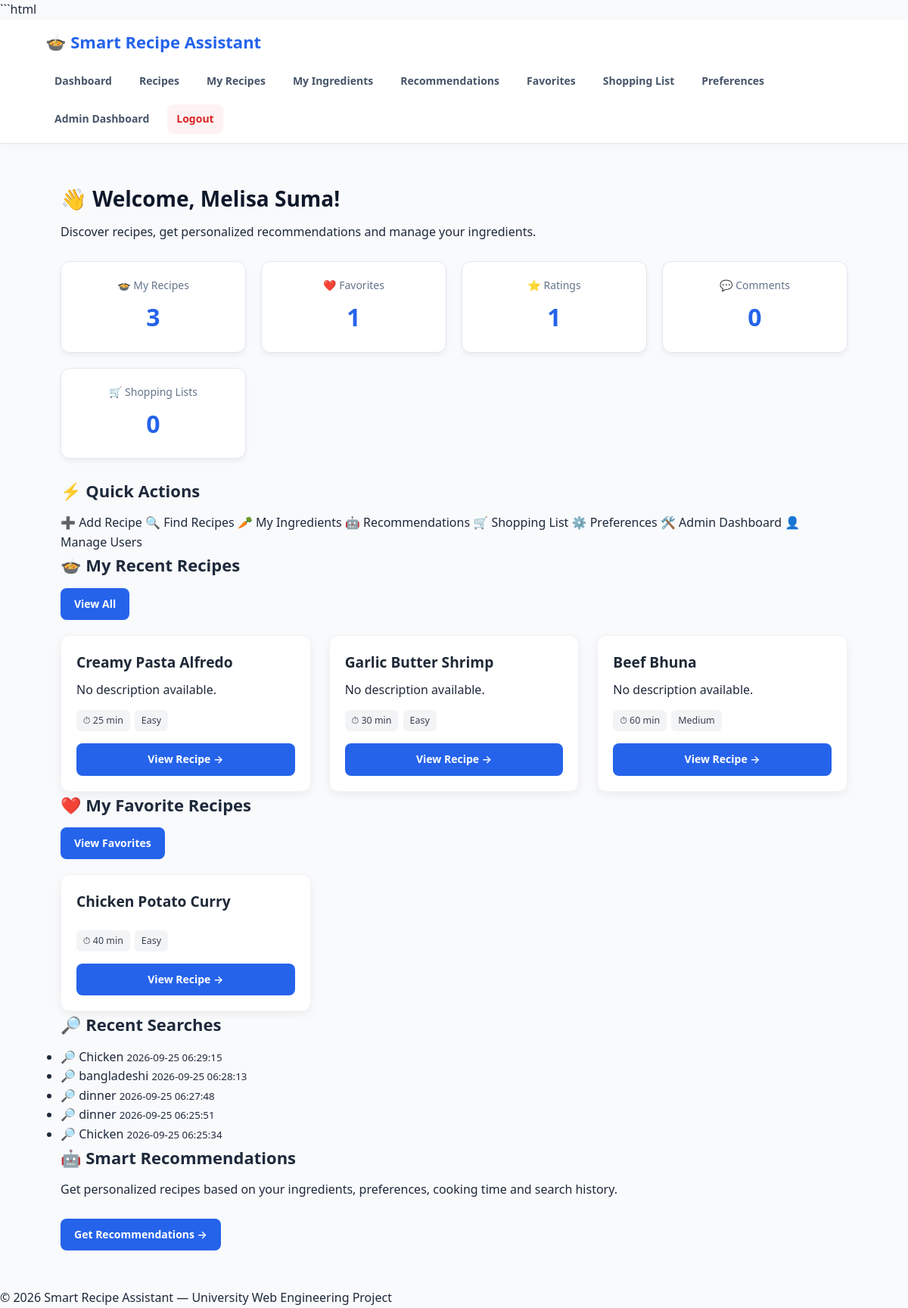
The app's page /dashboard (signed in) with its own data.
### tables this page shows
CREATE TABLE Recipes (
    RecipeID INTEGER PRIMARY KEY AUTOINCREMENT,
    UserID INTEGER NOT NULL,
    MealTypeID INTEGER NOT NULL,
    CuisineID INTEGER NOT NULL,
    Title TEXT NOT NULL,
    Description TEXT,
    CookingTime INTEGER NOT NULL
        CHECK (CookingTime > 0),
    Difficulty TEXT NOT NULL
        CHECK (
            Difficulty IN (
                'Easy',
                'Medium',
                'Hard'
            )
        ),
    SpiceLevel TEXT DEFAULT 'Medium'
        CHECK (
            SpiceLevel IN (
                'Mild',
                'Medium',
                'Spicy'
            )
        ),
    DietType TEXT DEFAULT 'Regular'
        CHECK (
            DietType IN (
                'Regular',
                'Vegetarian',
                'Vegan',
                'Low Calorie',
                'High Protein',
                'Gluten Free'
            )
        ),
    Instructions TEXT NOT NULL,
    ImageURL TEXT,
    CreatedAt TIMESTAMP DEFAULT CURRENT_TIMESTAMP,

    FOREIGN KEY (UserID)
        REFERENCES Users(UserID)
        ON DELETE CASCADE,
    FOREIGN KEY (MealTypeID)
        REFERENCES Meal_Types(MealTypeID)
        ON DELETE RESTRICT,
    FOREIGN KEY (CuisineID)
        REFERENCES Cuisines(CuisineID)
        ON DELETE RESTRICT
);

CREATE TABLE Search_History (
    SearchID INTEGER PRIMARY KEY AUTOINCREMENT,
    UserID INTEGER NOT NULL,
    SearchText TEXT NOT NULL,
    SearchDate TIMESTAMP DEFAULT CURRENT_TIMESTAMP,

    FOREIGN KEY (UserID)
        REFERENCES Users(UserID)
        ON DELETE CASCADE
);

### app.py (the view)
@app.route("/dashboard")
def dashboard():
    if "user_id" not in session:
        return redirect(url_for("login"))
    user_id = session["user_id"]
    connection = get_db_connection()
    my_recipes = connection.execute(
        """
        SELECT
            Recipes.RecipeID,
            Recipes.Title,
            Recipes.CookingTime,
            Recipes.Difficulty
        FROM Recipes
        WHERE Recipes.UserID = ?
        ORDER BY Recipes.CreatedAt DESC
        LIMIT 5
        """,
        (user_id,)
    ).fetchall()
    favorite_recipes = connection.execute(
        """
        SELECT
            Recipes.RecipeID,
            Recipes.Title,
            Recipes.CookingTime,
            Recipes.Difficulty
        FROM Favorites

        JOIN Recipes
            ON Favorites.RecipeID =
               Recipes.RecipeID

        WHERE Favorites.UserID = ?

        ORDER BY Favorites.CreatedAt DESC

        LIMIT 5
        """,
        (user_id,)
    ).fetchall()
    recent_searches = connection.execute(
        """
        SELECT
            SearchText,
            SearchDate
        FROM Search_History

        WHERE UserID = ?

        ORDER BY SearchDate DESC

        LIMIT 5
        """,
        (user_id,)
    ).fetchall()
    total_recipes = connection.execute(
        """
        SELECT COUNT(*)
        AS count

        FROM Recipes

        WHERE UserID = ?
        """,
        (user_id,)
    ).fetchone()["count"]
    total_favorites = connection.execute(
        """
        SELECT COUNT(*)
        AS count

        FROM Favorites

        WHERE UserID = ?
        """,
        (user_id,)
    ).fetchone()["count"]
    total_ratings = connection.execute(
        """
        SELECT COUNT(*)
        AS count

        FROM Ratings

        WHERE UserID = ?
        """,
        (user_id,)
    ).fetchone()["count"]
    total_comments = connection.execute(
        """
        SELECT COUNT(*)
        AS count

        FROM Comments

        WHERE UserID = ?
        """,
        (user_id,)
    ).fetchone()["count"]
    total_shopping_lists = connection.execute(
        """
        SELECT COUNT(*)
        AS count

        FROM Shopping_Lists

        WHERE UserID = ?
        """,
        (user_id,)
    ).fetchone()["count"]
    connection.close()
    return render_template(
        "dashboard.html",
        my_recipes=my_recipes,
        favorite_recipes=favorite_recipes,
        recent_searches=recent_searches,
        total_recipes=total_recipes,
        total_favorites=total_favorites,
        total_ratings=total_ratings,
        total_comments=total_comments,
        total_shopping_lists=
            total_shopping_lists
    )

### database.py (called while the page is built)
def get_db_connection():
    connection = sqlite3.connect(DATABASE)
    connection.row_factory = sqlite3.Row
    connection.execute("PRAGMA foreign_keys = ON")
    return connection

### templates/dashboard.html (shortened to what this page needs)
{% extends "base.html" %}
{% block content %}
<div class="container">
    <div class="section">
        <h1>
            👋 Welcome, {{ session["user_name"] }}!
        </h1>
        <p>
            Discover recipes, get personalized recommendations
            and manage your ingredients.
        </p>
    </div>
    <div class="stats-grid">
        <div class="stat-card">
            <div class="stat-label">
                🍲 My Recipes
            </div>
            <div class="stat-number">
                {{ total_recipes }}
            </div>
        </div>
        <div class="stat-card">
            <div class="stat-label">
                ❤️ Favorites
            </div>
            <div class="stat-number">
                {{ total_favorites }}
            </div>
        </div>
        <div class="stat-card">
            <div class="stat-label">
                ⭐ Ratings
            </div>
            <div class="stat-number">
                {{ total_ratings }}
            </div>
        </div>
        <div class="stat-card">
            <div class="stat-label">
                💬 Comments
            </div>
            <div class="stat-number">
                {{ total_comments }}
            </div>
        </div>
        <div class="stat-card">
            <div class="stat-label">
                🛒 Shopping Lists
            </div>
            <div class="stat-number">
                {{ total_shopping_lists }}
            </div>
        </div>
    </div>
    <div class="section">
        <div class="section-header">
            <h2>
                ⚡ Quick Actions
            </h2>
        </div>
        <div class="quick-actions">
            <a
                href="{{ url_for('add_recipe') }}"
                class="action-button"
            >
                ➕ Add Recipe
            </a>
            <a
                href="{{ url_for('recipes') }}"
                class="action-button"
            >
                🔍 Find Recipes
            </a>
            <a
                href="{{ url_for('my_ingredients') }}"
                class="action-button"
            >
                🥕 My Ingredients
            </a>
            <a
                href="{{ url_for('recommendations') }}"
                class="action-button"
            >
                🤖 Recommendations
            </a>
            <a
                href="{{ url_for('shopping_list') }}"
                class="action-button"
            >
                🛒 Shopping List
            </a>
            <a
                href="{{ url_for('preferences') }}"
                class="action-button"
            >
                ⚙️ Preferences
            </a>
            {% if session.get("user_role") == "Admin" %}
            <a
                href="{{ url_for('admin_dashboard') }}"
                class="action-button"
            >
                🛠️ Admin Dashboard
            </a>
            <a
                href="{{ url_for('admin_users') }}"
                class="action-button"
            >
                👤 Manage Users
            </a>
            {% endif %}
        </div>
    </div>
    <div class="section">
        <div class="section-header">
            <h2>
                🍲 My Recent Recipes
            </h2>
            <a
                href="{{ url_for('recipes') }}"
                class="btn"
            >
                View All
            </a>
        </div>
        <div class="recipe-grid">
            {% for recipe in my_recipes %}
            <div class="recipe-card">
                <div class="recipe-card-content">
                    <h3>
                        {{ recipe["Title"] }}
                    </h3>
                    {% if recipe["Description"] %}
                    <p>
                        {{ recipe["Description"][:100] }}
                        {% if recipe["Description"]|length > 100 %}
                            ...
                        {% endif %}
                    </p>
                    {% else %}
                    <p>
                        No description available.
                    </p>
                    {% endif %}
                    <div class="recipe-meta">
                        <span class="badge">
                            ⏱ {{ recipe["CookingTime"] }} min
                        </span>
                        <span class="badge">
                            {{ recipe["Difficulty"] }}
                        </span>
                    </div>
                    <a
                        href="{{ url_for(
                            'recipe_detail',
                            recipe_id=recipe['RecipeID']
                        ) }}"
                        class="btn"
                    >
                        View Recipe →
                    </a>
                </div>
            </div>
            {% endfor %}
        </div>
    </div>
    <div class="section">
        <div class="section-header">
            <h2>
                ❤️ My Favorite Recipes
            </h2>
            <a
                href="{{ url_for('favorites') }}"
                class="btn"
            >
                View Favorites
            </a>
        </div>
        <div class="recipe-grid">
            {% if favorite_recipes %}
                {% for recipe in favorite_recipes %}
                <div class="recipe-card">
                    <div class="recipe-card-content">
                        <h3>
                            {{ recipe["Title"] }}
                        </h3>
                        <div class="recipe-meta">
                            <span class="badge">
                                ⏱ {{ recipe["CookingTime"] }} min
                            </span>
                            <span class="badge">
                                {{ recipe["Difficulty"] }}
                            </span>
                        </div>
                        <a
                            href="{{ url_for(
                                'recipe_detail',
                                recipe_id=recipe['RecipeID']
                            ) }}"
                            class="btn"
                        >
                            View Recipe →
                        </a>
                    </div>
                </div>
                {% endfor %}
            {% endif %}
        </div>
    </div>
    <div class="section">
        <div class="section-header">
            <h2>
                🔎 Recent Searches
            </h2>
        </div>
        {% if recent_searches %}
        <ul class="search-list">
            {% for search in recent_searches %}
            <li>
                <span>
                    🔎 {{ search["SearchText"] }}
                </span>
                <small>
                    {{ search["SearchDate"] }}
                </small>
            </li>
            {% endfor %}
        </ul>
        {% else %}
        <div class="card">
            <p>
                You haven't searched for any recipes yet.
            </p>
        </div>
        {% endif %}
    </div>
    <div class="recommendation-box">
        <h2>
            🤖 Smart Recommendations
        </h2>
        <p>
            Get personalized recipes based on your ingredients,
            preferences, cooking time and search history.
        </p>
        <br>
        <a
            href="{{ url_for('recommendations') }}"
            class="btn"
        >
            Get Recommendations →
        </a>
    </div>
</div>
{% endblock %}

### static/css/style.css (style rules this page uses)
* { margin: 0; padding: 0; box-sizing: border-box; }
html { scroll-behavior: smooth; }
body { font-family: 'Segoe UI', -apple-system, BlinkMacSystemFont, Roboto, Helvetica, Arial, sans-serif; background-color: #f8fafc; color: #1e293b; line-height: 1.6; display: flex; flex-direction: column; min-height: 100vh; }
a { text-decoration: none; color: inherit; }
.container { width: 90%; max-width: 1200px; margin: 0 auto; }
h1 { font-size: 28px; color: #0f172a; margin-bottom: 10px; }
h2 { font-size: 22px; color: #1e293b; margin-bottom: 12px; }
h3 { font-size: 18px; color: #334155; margin-bottom: 8px; }
button, .btn { border: none; border-radius: 8px; padding: 10px 18px; background-color: #2563eb; color: #ffffff; cursor: pointer; font-weight: 600; font-size: 14px; display: inline-block; transition: all 0.2s ease; text-align: center; }
.stats-grid, .dashboard-grid { display: grid; grid-template-columns: repeat(auto-fit, minmax(220px, 1fr)); gap: 20px; margin: 25px 0; }
.stat-card { background: #ffffff; padding: 22px; border-radius: 12px; border: 1px solid #e2e8f0; box-shadow: 0 4px 12px rgba(0, 0, 0, 0.04); text-align: center; }
.stat-number, .stat { font-size: 32px; font-weight: 700; color: #2563eb; margin-top: 5px; }
.stat-label { color: #64748b; font-weight: 500; font-size: 14px; }
.recipe-grid { display: grid; grid-template-columns: repeat(auto-fill, minmax(280px, 1fr)); gap: 22px; margin-top: 20px; }
.recipe-card { background: #ffffff; border-radius: 12px; overflow: hidden; border: 1px solid #e2e8f0; box-shadow: 0 4px 12px rgba(0, 0, 0, 0.04); transition: transform 0.2s ease; display: flex; flex-direction: column; }
.recipe-card-content { padding: 18px; display: flex; flex-direction: column; flex: 1; justify-content: space-between; }
.badge { background-color: #eff6ff; color: #2563eb; padding: 4px 10px; border-radius: 20px; font-size: 12px; font-weight: 600; display: inline-block; }
.recipe-card { display: flex; flex-direction: column; background: white; border-radius: 15px; overflow: hidden; border: 1px solid #e5e7eb; box-shadow: 0 5px 18px rgba(0, 0, 0, 0.06); transition: transform 0.2s, box-shadow 0.2s; }
.recipe-card-content { padding: 20px; display: flex; flex-direction: column; flex: 1; }
.recipe-card h3 { font-size: 21px; margin-bottom: 8px; }
.recipe-meta { margin-top: 14px; display: flex; flex-wrap: wrap; gap: 7px; }
.recipe-grid { display: grid; grid-template-columns: repeat(auto-fill, minmax(280px, 1fr)); gap: 1.5rem; }
.recipe-card { background: #ffffff; border-radius: 12px; overflow: hidden; box-shadow: 0 4px 12px rgba(0, 0, 0, 0.06); display: flex; flex-direction: column; border: 1px solid #f3f4f6; transition: transform 0.2s ease, box-shadow 0.2s ease; }
.recipe-card-content { padding: 1.25rem; display: flex; flex-direction: column; flex-grow: 1; }
.recipe-card-content h3 { margin: 0 0 0.5rem 0; font-size: 1.2rem; color: #1f2937; }
.recipe-meta { display: flex; flex-wrap: wrap; gap: 0.4rem; margin-bottom: 1rem; }
.badge { background: #f3f4f6; color: #374151; padding: 0.25rem 0.55rem; border-radius: 6px; font-size: 0.78rem; font-weight: 500; }
.container { max-width: 1200px; margin: 0 auto; padding: 20px; }
.stat-card { background: #fff; padding: 20px; border-radius: 12px; text-align: center; box-shadow: 0 4px 6px rgba(0,0,0,0.05); }

### records on screen
Recipes: Title "Creamy Pasta Alfredo", CookingTime "25", Difficulty "Easy"
Recipes: Title "Garlic Butter Shrimp", CookingTime "30", Difficulty "Easy"
Recipes: Title "Beef Bhuna", CookingTime "60", Difficulty "Medium"
Recipes: Title "Chicken Potato Curry", CookingTime "40", Difficulty "Easy"
Search_History: SearchText "Chicken", SearchDate "2026-09-25 06:29:15"
Search_History: SearchText "bangladeshi", SearchDate "2026-09-25 06:28:13"
Search_History: SearchText "dinner", SearchDate "2026-09-25 06:27:48"
Search_History: SearchText "dinner", SearchDate "2026-09-25 06:25:51"
Search_History: SearchText "Chicken", SearchDate "2026-09-25 06:25:34"

### other values on screen
{{ session["user_name"] }} "Melisa Suma"
{{ total_recipes }} "3"
{{ total_favorites }} "1"
{{ total_ratings }} "1"
{{ total_comments }} "0"
{{ total_shopping_lists }} "0"
